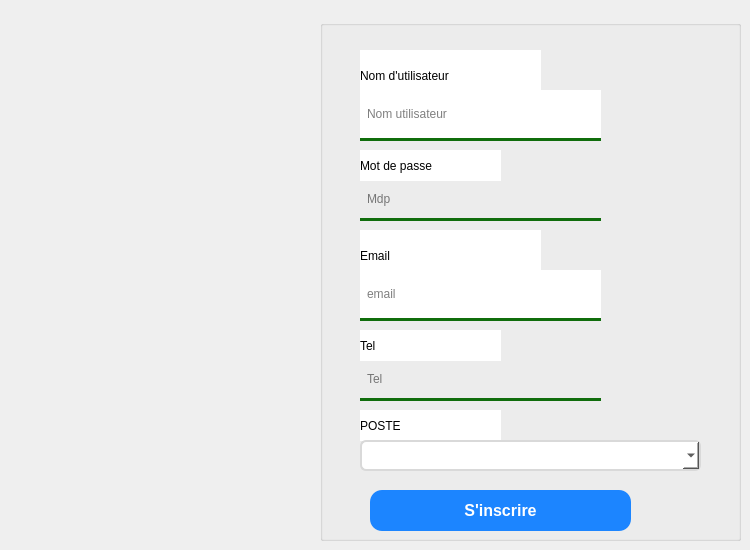
    <widget class="QWidget" name="page_4">
     <widget class="QGroupBox" name="groupBox_8">
      <property name="geometry">
       <rect>
        <x>320</x>
        <y>20</y>
        <width>421</width>
        <height>521</height>
       </rect>
      </property>
      <property name="focusPolicy">
       <enum>Qt::NoFocus</enum>
      </property>
      <property name="autoFillBackground">
       <bool>false</bool>
      </property>
      <property name="styleSheet">
       <string notr="true">
/* Style for a QGroupBox for login information */
QGroupBox {
    border: 2px solid rgb(0, 85, 0); /* Border with default color */
    border-radius: 8px; /* Rounded corners */
    margin-top: 10px; /* Top margin */
    background-color: #ffffff
; /* Background color */
}

/* Style for the title of the QGroupBox */
QGroupBox::title {
    subcontrol-origin: margin;
    subcontrol-position: top left;
    left: 10px; /* Offset the title to the left */
    padding: 0 5px; /* Internal padding for the title */
    font-size: 16px; /* Title font size */
    color: #2c3e50; /* Title text color */

}a
</string>
      </property>
      <property name="title">
       <string/>
      </property>
      <property name="checkable">
       <bool>false</bool>
      </property>
      <widget class="QLabel" name="label_17">
       <property name="geometry">
        <rect>
         <x>40</x>
         <y>130</y>
         <width>141</width>
         <height>31</height>
        </rect>
       </property>
       <property name="styleSheet">
        <string notr="true">font: 87 11pt &quot;Segoe UI Black&quot;;
background:#ffffff;</string>
       </property>
       <property name="text">
        <string>Mot de passe</string>
       </property>
      </widget>
      <widget class="QLineEdit" name="password_4">
       <property name="geometry">
        <rect>
         <x>40</x>
         <y>160</y>
         <width>241</width>
         <height>41</height>
        </rect>
       </property>
       <property name="styleSheet">
        <string notr="true">QLineEdit
{
	border:none;	
	border-bottom: 3px solid rgb(16, 109, 12);
	background-color:Transparent;
	color: black;
	padding: 5px 5px 5px 5px;
}

QLineEdit:Focus
{
	border: 2px solid rgb(16, 109, 12);
}</string>
       </property>
       <property name="echoMode">
        <enum>QLineEdit::Password</enum>
       </property>
       <property name="placeholderText">
        <string>Mdp</string>
       </property>
      </widget>
      <widget class="QLineEdit" name="username_4">
       <property name="geometry">
        <rect>
         <x>40</x>
         <y>70</y>
         <width>241</width>
         <height>51</height>
        </rect>
       </property>
       <property name="styleSheet">
        <string notr="true">QLineEdit
{
	border:none;	
	border-bottom: 3px solid rgb(16, 109, 12);
	background-color: #ffffff;
	color: black;
	padding: 5px 5px 5px 5px;
}

QLineEdit:Focus
{
	border: 2px solid rgb(16, 109, 12);
}</string>
       </property>
       <property name="placeholderText">
        <string>Nom utilisateur</string>
       </property>
      </widget>
      <widget class="QPushButton" name="pushButton_10">
       <property name="geometry">
        <rect>
         <x>50</x>
         <y>470</y>
         <width>261</width>
         <height>41</height>
        </rect>
       </property>
       <property name="styleSheet">
        <string notr="true">QPushButton{
	padding: 0px 16px;


width: 86px;
height: 48px;
left: 1996px;
top: 64px;

/* Blue/50 */
background: rgb(28,133,255);
border-radius: 12px;


/* Button */

width: 54px;
height: 24px;

font-family: 'Inter';
font-style: normal;
font-weight: 800;
font-size: 16px;
line-height: 24px;
/* identical to box height, or 150% */

/* Base/100 */
color: white;
font: 87 8.5pt &quot;Segoe UI Black&quot;;
}

QPushButton:hover{
	padding: 0px 16px;


width: 86px;
height: 48px;
left: 1996px;
top: 64px;

/* Blue/50 */
background: #0B28C2;
border-radius: 12px;


/* Button */

width: 54px;
height: 24px;

font-family: 'Inter';
font-style: normal;
font-weight: 800;
font-size: 16px;
line-height: 24px;
/* identical to box height, or 150% */

/* Base/100 */
color: white;
}


QPushButton:pressed{
	padding: 0px 16px;


width: 86px;
height: 48px;
left: 1996px;
top: 64px;

/* Blue/50 */
background: #081E91;
border-radius: 12px;


/* Button */

width: 54px;
height: 24px;

font-family: 'Inter';
font-style: normal;
font-weight: 800;
font-size: 16px;
line-height: 24px;
/* identical to box height, or 150% */

/* Base/100 */
color: white;
}

</string>
       </property>
       <property name="text">
        <string>S'inscrire</string>
       </property>
      </widget>
      <widget class="QLabel" name="label_15">
       <property name="geometry">
        <rect>
         <x>40</x>
         <y>30</y>
         <width>181</width>
         <height>51</height>
        </rect>
       </property>
       <property name="styleSheet">
        <string notr="true">background: #ffffff;
font: 87 11pt &quot;Segoe UI Black&quot;;</string>
       </property>
       <property name="text">
        <string>Nom d'utilisateur</string>
       </property>
      </widget>
      <widget class="QLineEdit" name="password_5">
       <property name="geometry">
        <rect>
         <x>40</x>
         <y>340</y>
         <width>241</width>
         <height>41</height>
        </rect>
       </property>
       <property name="styleSheet">
        <string notr="true">QLineEdit
{
	border:none;	
	border-bottom: 3px solid rgb(16, 109, 12);
	background-color:Transparent;
	color: black;
	padding: 5px 5px 5px 5px;
}

QLineEdit:Focus
{
	border: 2px solid rgb(16, 109, 12);
}</string>
       </property>
       <property name="echoMode">
        <enum>QLineEdit::Password</enum>
       </property>
       <property name="placeholderText">
        <string>Tel</string>
       </property>
      </widget>
      <widget class="QLabel" name="label_18">
       <property name="geometry">
        <rect>
         <x>40</x>
         <y>210</y>
         <width>181</width>
         <height>51</height>
        </rect>
       </property>
       <property name="styleSheet">
        <string notr="true">background: #ffffff;
font: 87 11pt &quot;Segoe UI Black&quot;;</string>
       </property>
       <property name="text">
        <string>Email</string>
       </property>
      </widget>
      <widget class="QLabel" name="label_19">
       <property name="geometry">
        <rect>
         <x>40</x>
         <y>310</y>
         <width>141</width>
         <height>31</height>
        </rect>
       </property>
       <property name="styleSheet">
        <string notr="true">font: 87 11pt &quot;Segoe UI Black&quot;;
background:#ffffff;</string>
       </property>
       <property name="text">
        <string>Tel</string>
       </property>
      </widget>
      <widget class="QLineEdit" name="username_5">
       <property name="geometry">
        <rect>
         <x>40</x>
         <y>250</y>
         <width>241</width>
         <height>51</height>
        </rect>
       </property>
       <property name="styleSheet">
        <string notr="true">QLineEdit
{
	border:none;	
	border-bottom: 3px solid rgb(16, 109, 12);
	background-color: #ffffff;
	color: black;
	padding: 5px 5px 5px 5px;
}

QLineEdit:Focus
{
	border: 2px solid rgb(16, 109, 12);
}</string>
       </property>
       <property name="placeholderText">
        <string>email</string>
       </property>
      </widget>
      <widget class="QLabel" name="label_20">
       <property name="geometry">
        <rect>
         <x>40</x>
         <y>390</y>
         <width>141</width>
         <height>31</height>
        </rect>
       </property>
       <property name="styleSheet">
        <string notr="true">font: 87 11pt &quot;Segoe UI Black&quot;;
background:#ffffff;</string>
       </property>
       <property name="text">
        <string>POSTE</string>
       </property>
      </widget>
      <widget class="QComboBox" name="comboBox_3">
       <property name="geometry">
        <rect>
         <x>40</x>
         <y>420</y>
         <width>341</width>
         <height>31</height>
        </rect>
       </property>
       <property name="styleSheet">
        <string notr="true">


position: absolute;
width: 428px;
height: 50px;
left: 1122px;
top: 327px;
background-color: #ffffff;

border: 2px solid #D9D9D9;
border-radius: 6px;
</string>
       </property>
       <item>
        <property name="text">
         <string/>
        </property>
       </item>
       <item>
        <property name="text">
         <string>Administrateur</string>
        </property>
       </item>
       <item>
        <property name="text">
         <string>departement RH</string>
        </property>
       </item>
       <item>
        <property name="text">
         <string>departement clients</string>
        </property>
       </item>
       <item>
        <property name="text">
         <string>departement partenaires</string>
        </property>
       </item>
       <item>
        <property name="text">
         <string>departement contrat</string>
        </property>
       </item>
       <item>
        <property name="text">
         <string>departement reclamation</string>
        </property>
       </item>
      </widget>
     </widget>
    </widget>
